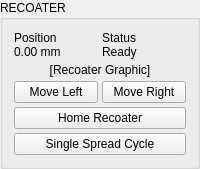
             <widget class="QGroupBox" name="gb_recoater">
              <property name="sizePolicy">
               <sizepolicy hsizetype="Expanding" vsizetype="Expanding">
                <horstretch>0</horstretch>
                <verstretch>0</verstretch>
               </sizepolicy>
              </property>
              <property name="title">
               <string>RECOATER</string>
              </property>
              <layout class="QVBoxLayout">
               <property name="spacing">
                <number>4</number>
               </property>
               <item>
                <layout class="QHBoxLayout">
                 <property name="spacing">
                  <number>4</number>
                 </property>
                 <item>
                  <widget class="QLabel" name="label">
                   <property name="text">
                    <string>Position
0.00 mm</string>
                   </property>
                  </widget>
                 </item>
                 <item>
                  <widget class="QLabel" name="label">
                   <property name="text">
                    <string>Status
Ready</string>
                   </property>
                  </widget>
                 </item>
                </layout>
               </item>
               <item>
                <widget class="QLabel" name="label">
                 <property name="text">
                  <string>[Recoater Graphic]</string>
                 </property>
                 <property name="alignment">
                  <set>Qt::AlignmentFlag::AlignCenter</set>
                 </property>
                </widget>
               </item>
               <item>
                <layout class="QHBoxLayout">
                 <property name="spacing">
                  <number>4</number>
                 </property>
                 <item>
                  <widget class="QPushButton" name="pushButton">
                   <property name="minimumSize">
                    <size>
                     <width>0</width>
                     <height>20</height>
                    </size>
                   </property>
                   <property name="text">
                    <string>Move Left</string>
                   </property>
                  </widget>
                 </item>
                 <item>
                  <widget class="QPushButton" name="pushButton">
                   <property name="minimumSize">
                    <size>
                     <width>0</width>
                     <height>20</height>
                    </size>
                   </property>
                   <property name="text">
                    <string>Move Right</string>
                   </property>
                  </widget>
                 </item>
                </layout>
               </item>
               <item>
                <widget class="QPushButton" name="pushButton">
                 <property name="minimumSize">
                  <size>
                   <width>0</width>
                   <height>20</height>
                  </size>
                 </property>
                 <property name="text">
                  <string>Home Recoater</string>
                 </property>
                </widget>
               </item>
               <item>
                <widget class="QPushButton" name="pushButton">
                 <property name="minimumSize">
                  <size>
                   <width>0</width>
                   <height>20</height>
                  </size>
                 </property>
                 <property name="text">
                  <string>Single Spread Cycle</string>
                 </property>
                </widget>
               </item>
              </layout>
             </widget>
